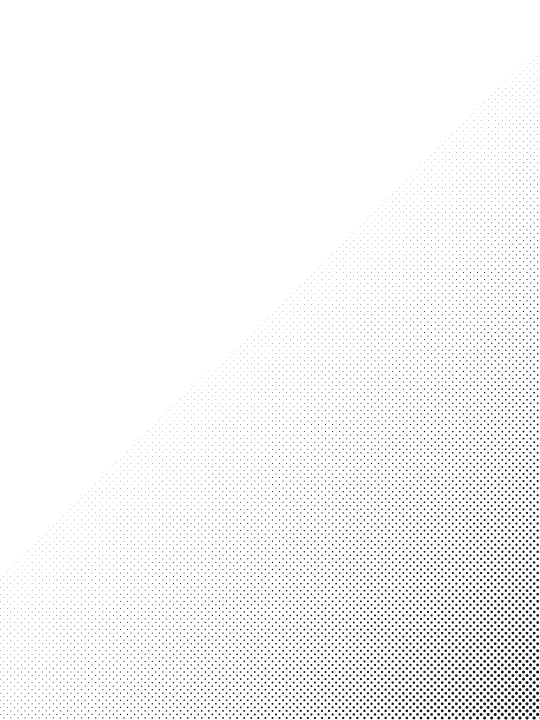
#> input picture motor/assets/halftone.png, 1080 x 1440 px (shown at 1/2 size)
$ python filtro_halftone.py assets/halftone.png assets/led-grade.png
#> lines starting #> are read from the running program, lines starting #| are printed output that depends on the picture
"""
Filtro "impresso halftone" (ref. post HALFTONE TEXTURE, aprovado 2026-10-06): retícula AM fina a 45° modulando a
luminância (média zero: o tom da foto se mantém), pretos levantados, leve dessaturação/aquecimento e grão.
Usado por textura_foto.py (só na foto do hook, pelo "textura_foto" do tema.json).

Uso: python filtro_halftone.py <entrada> [saida]   (sem saida = sobrescreve)
"""
import sys

import numpy as np
from PIL import Image, ImageFilter


def halftone(im, cell=6, ang=45, forca=0.45, grao=0.035, seed=7):
#> called with cell = 6, ang = 45, forca = 0.45, grao = 0.035, seed = 7
    rgb = np.asarray(im.convert("RGB")).astype(float) / 255
#> rgb: shape (1440, 1080, 3) float64; every value is 0.0667
    h, w = rgb.shape[:2]
#> h = 1440; w = 1080
    cell = cell * w / 1080
#> cell = 6
    lum = rgb @ [0.2126, 0.7152, 0.0722]
#> lum: shape (1440, 1080) float64; every value is 0.0667
    yy, xx = np.mgrid[0:h, 0:w].astype(float)
    a = np.deg2rad(ang)
    u = (xx * np.cos(a) + yy * np.sin(a)) / cell
    v = (-xx * np.sin(a) + yy * np.cos(a)) / cell
    d = np.hypot(u - np.round(u), v - np.round(v)) / 0.7071          # 0 centro .. 1 canto da célula
    tela = np.clip((d ** 2 - (1 - lum)) * cell * 0.9 + 0.5, 0, 1)      # 1 = papel, 0 = tinta (ponto cresce na sombra)
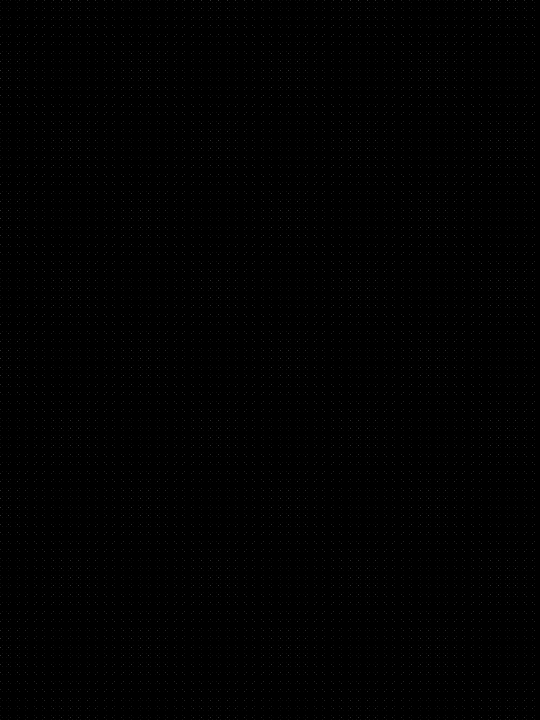
#> tela: shape (1440, 1080) float64 (shown at 1/2 size); min 0, max 0.846, mean 0.00398
    media = np.asarray(Image.fromarray((tela * 255).astype("uint8")).filter(ImageFilter.GaussianBlur(cell))) / 255
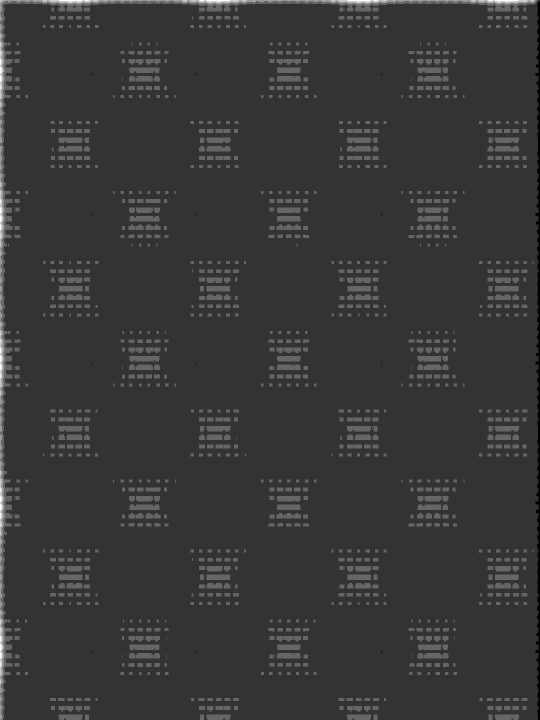
#> media: shape (1440, 1080) float64 (shown at 1/2 size); min 0, max 0.0196, mean 0.00428; drawn with min black and max white
    out = rgb * (1 + forca * (tela - media) * 1.6)[..., None]
    g = out @ [0.2126, 0.7152, 0.0722]
    out = out * 0.85 + g[..., None] * 0.15                              # dessatura um pouco
    out = 0.035 + out * 0.95 * np.array([1.0, 0.985, 0.95])             # pretos levantados, tinta quente
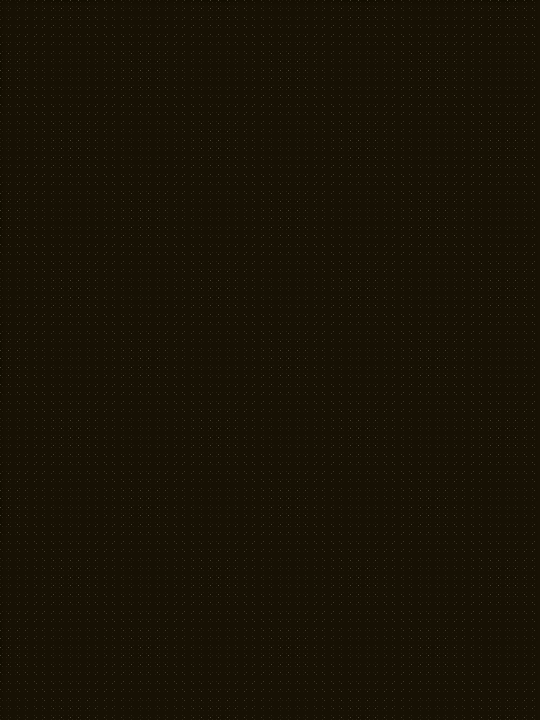
#> out: shape (1440, 1080, 3) float64 (shown at 1/2 size); mean R, G, B 0.0983, 0.0974, 0.0952; drawn with min black and max white
    out += np.random.default_rng(seed).normal(0, grao, (h, w))[..., None]
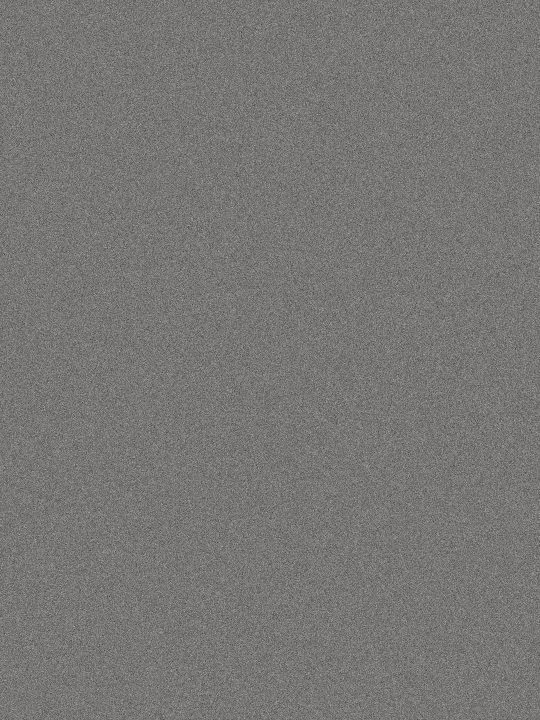
#> out: shape (1440, 1080, 3) float64 (shown at 1/2 size); mean R, G, B 0.0983, 0.0974, 0.0951; drawn with min black and max white
    res = Image.fromarray((out.clip(0, 1) * 255).astype("uint8"))
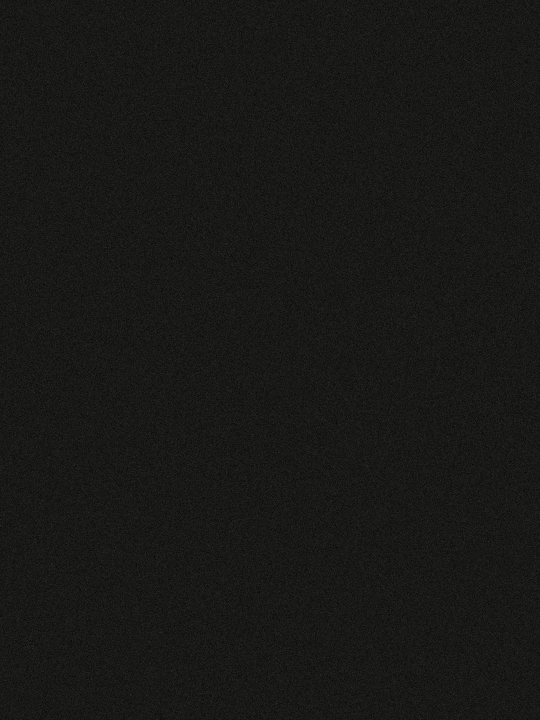
#> res: PIL image 1080x1440 RGB (shown at 1/2 size); mean R, G, B 24.6, 24.3, 23.8
    return res.filter(ImageFilter.GaussianBlur(0.35 * w / 1080))


if __name__ == "__main__":
    if len(sys.argv) < 2:
        sys.exit(__doc__)
    halftone(Image.open(sys.argv[1])).save(sys.argv[2] if len(sys.argv) > 2 else sys.argv[1])
    print("OK:", sys.argv[-1])
